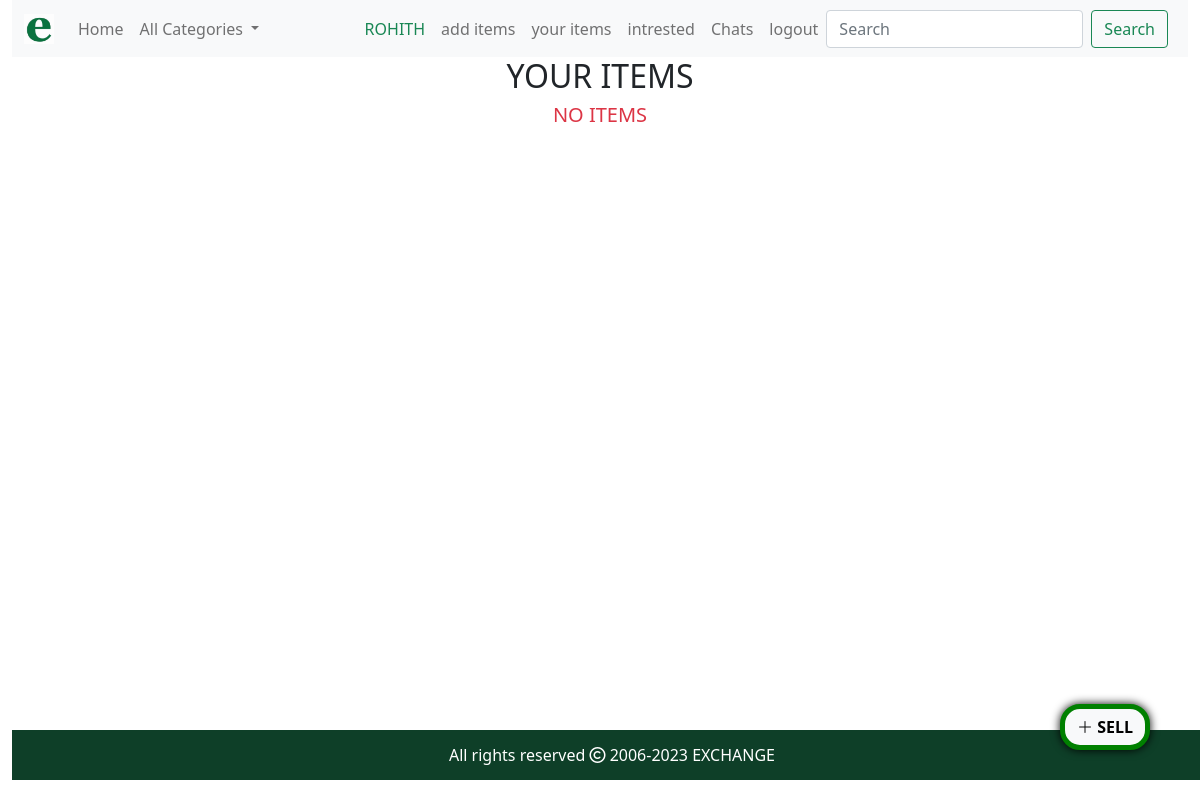
/your_items/ (signed in), run on an earlier commit of the app's database.
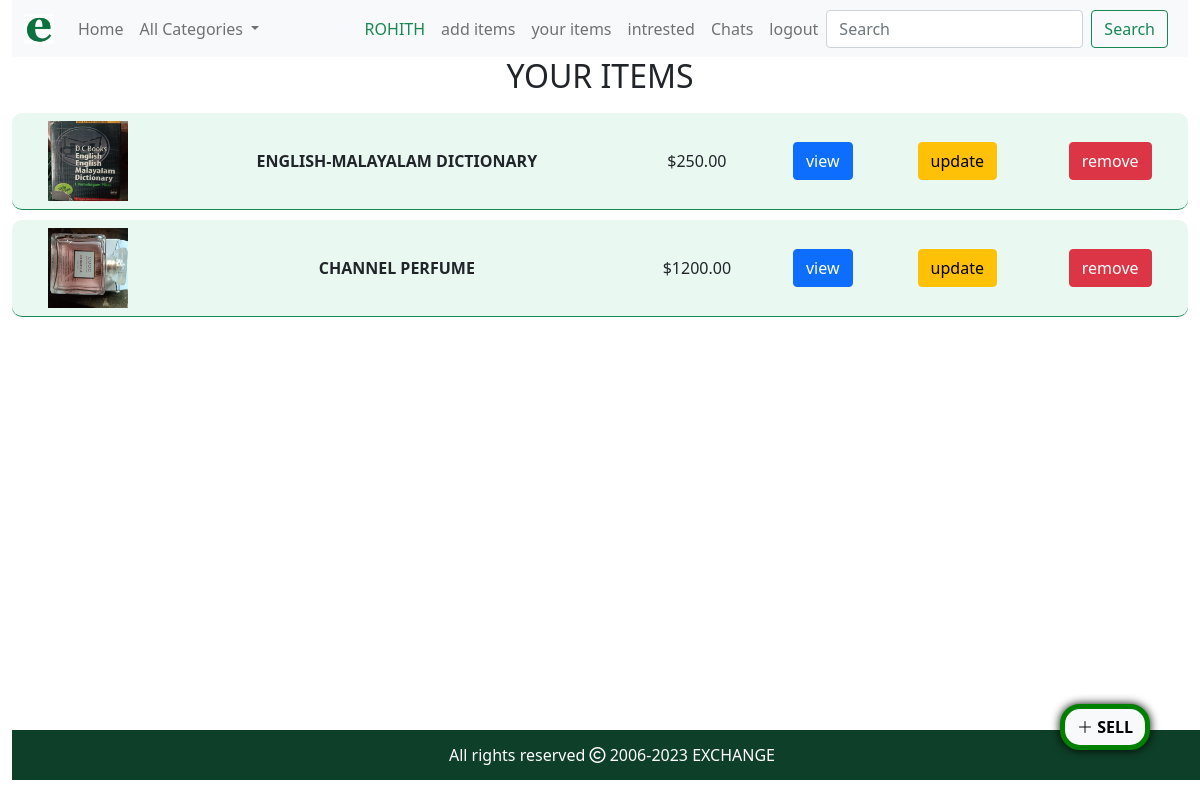
And on a later commit of the database.
### shop/models.py (models this page shows, shortened)
class Products(models.Model):
    user = models.ForeignKey(User, on_delete=models.CASCADE)
    category = models.ForeignKey(Category, on_delete=models.CASCADE)
    name = models.CharField(max_length=200,)
    description = models.TextField(blank=True)
    price = models.DecimalField(max_digits=10, decimal_places=2)
    address = models.TextField()
    phone = models.CharField(max_length=20)
    image1 = models.ImageField(upload_to='product_image', null=True)
    image2 = models.ImageField(upload_to='product_image', null=True)
    image3 = models.ImageField(upload_to='product_image', null=True)
    created = models.DateTimeField(auto_now_add=True)
    updated = models.DateTimeField(auto_now=True)

### shop/views.py (the view)
# urls.py: path('your_items/',views.your_items,name='your_items'),
@login_required()
def your_items(request):
    user=request.user
    try:
        items=Products.objects.filter(user=user)
    except:
        pass
    return render(request,'your_items.html',{'items':items})

### cart/context_processors.py (called while the page is built)
def like_counter(request):
    like_count = 0
    if request.user.is_authenticated:
        user = request.user
        try:
            likes = Liked.objects.filter(user=user)
            for i in likes:
                like_count += 1
        except:
            like_count = None
    return {'like_count': like_count}

### chats/context_processors.py (called while the page is built)
def conv_noti(request):
    n=False
    if request.user.is_authenticated:
        u = request.user
        c = Conversation.objects.filter(participants=u).filter(notification=True)
        for i in c:
            if(i.latest_message.sender != u):
                n=True
                break
            else:
                pass
        else:
            pass
    return {'n':n}

### shop/context_processors.py (called while the page is built)
def menu_links(request):
    links=Category.objects.all()
    return {'links':links}

### templates/your_items.html (shortened to what this page needs)
{% extends 'base.html' %}
{% load static %}
{% block content%}
<h2 class="text-center">YOUR ITEMS</h2>
<table class="table text-center align-middle" style="border-collapse:separate;border-spacing:0 10px;">
    {% for i in items %}
    <tr style="background-color:#e9f8f1;" class="border border-success">
            {% if i.image1 %}
        <td style=" border-radius:10px 0px 0px 10px;"><img src="{{i.image1.url}}"  alt="..." height="80px" width="80px"></td>
            {% else %}
        <td><img src="" class="card-img-top"  alt="..." height="250px"></td>
            {% endif %}
       <td><b>{{i.name | upper}}</b></td>
        <td><span>$</span>{{i.price}}</td>
        <td><a href="{% url 'shop:item_details' i.id %}" class="btn btn-primary btn-md">view</a></td>
        <td><a href="{% url 'shop:update_your_item' i.id%}" class="btn btn-warning btn-md">update</a></td>
        <td style=" border-radius:0px 10px 10px 0px;">
            <button type="button" class="btn btn-danger" data-bs-toggle="modal" data-bs-target="#staticBackdrop">remove</button>
        </td>
    </tr>
     {% empty %}
        <h5 class="text-center text-danger">NO ITEMS</h5>
    {% endfor %}
</table>
<div style="position:fixed;right:50px;bottom:50px;z-index:1;">
    <a href="{% url 'shop:add_items'%}" class="btn btn-light" style="border-radius:20px;border:5px solid green;box-shadow:0px 0px 10px">
        <i class="bi bi-plus-lg" style=""></i>
        <b>SELL</b></a>
    </div>
{% endblock%}

What changed in the data, as far as the page shows it:
added Products: image1 (picture), name "ENGLISH-MALAYALAM DICTIONARY", price "250.00"
added Products: image1 (picture), name "CHANNEL PERFUME", price "1200.00"
Also different on the page:
text no longer shown: "NO ITEMS"
